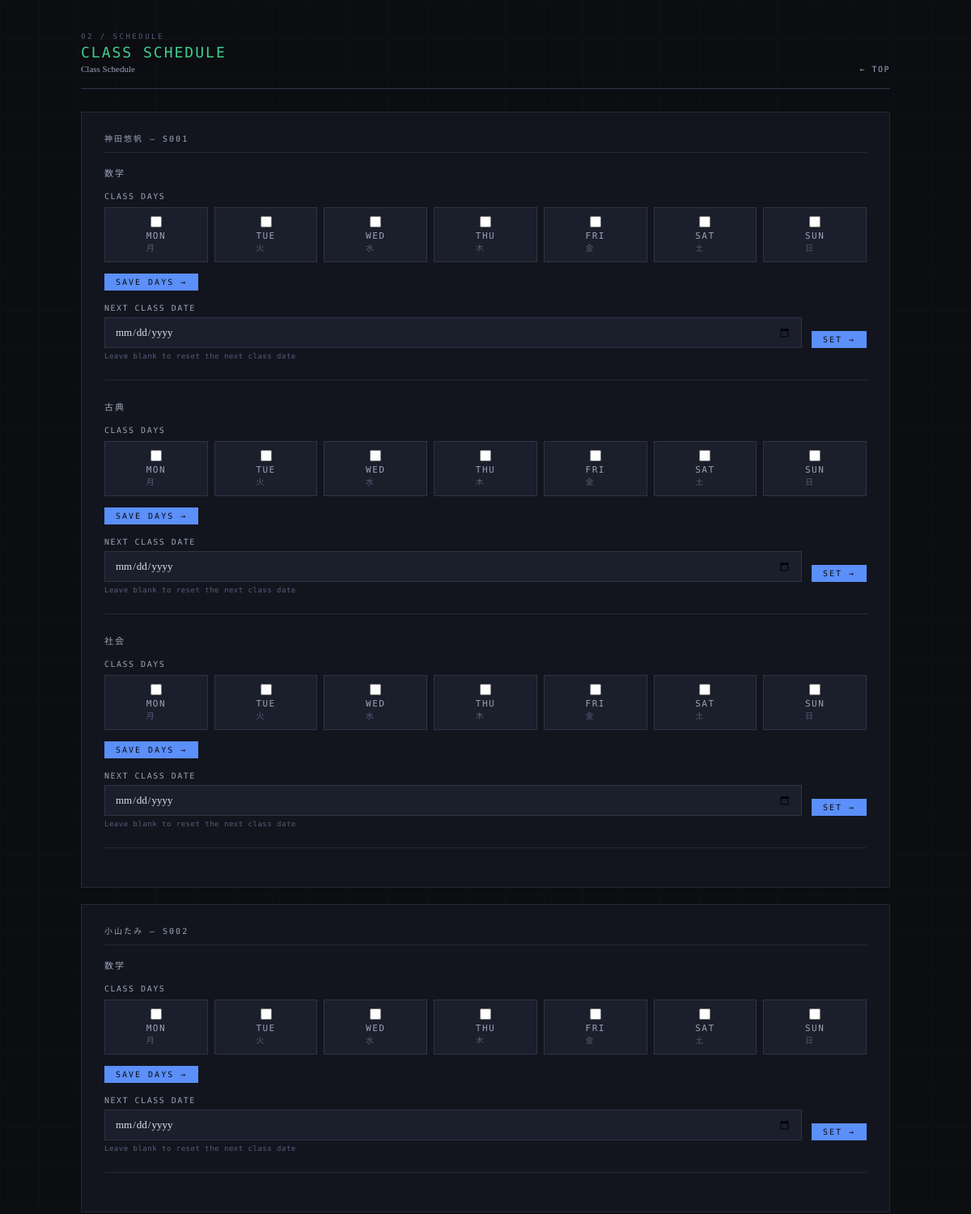
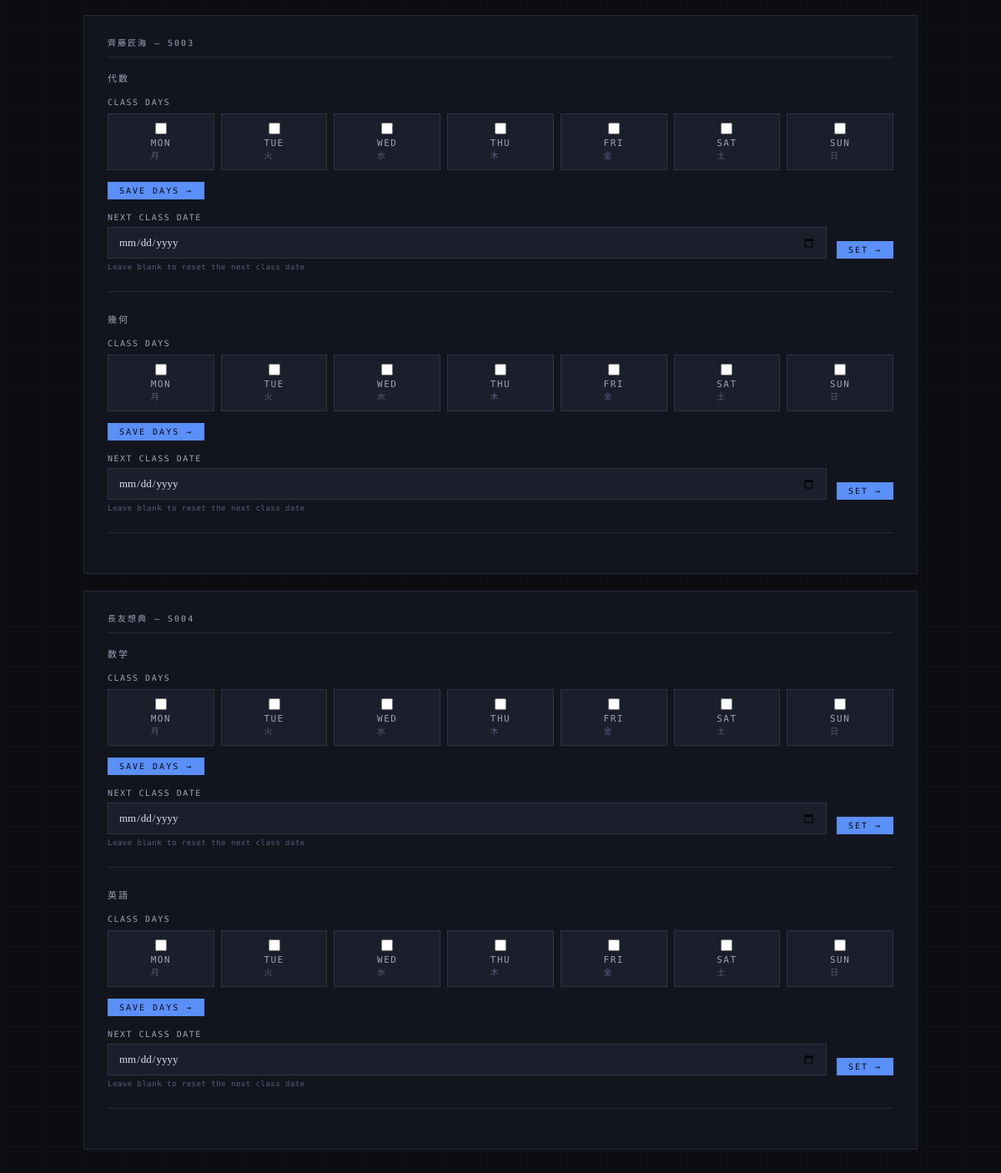
The page /class_schedule on the database as committed earlier (2 pictures, top to bottom).
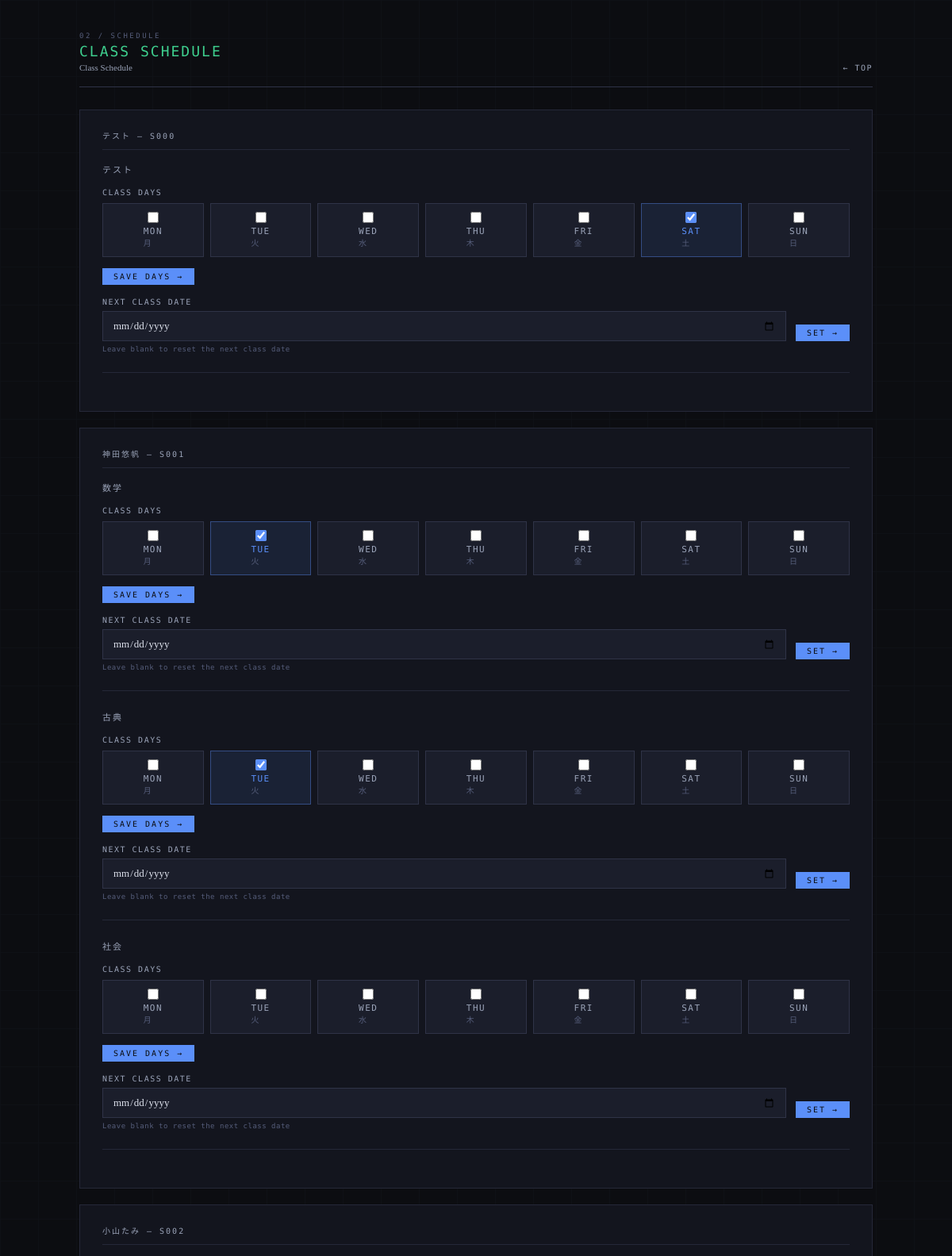
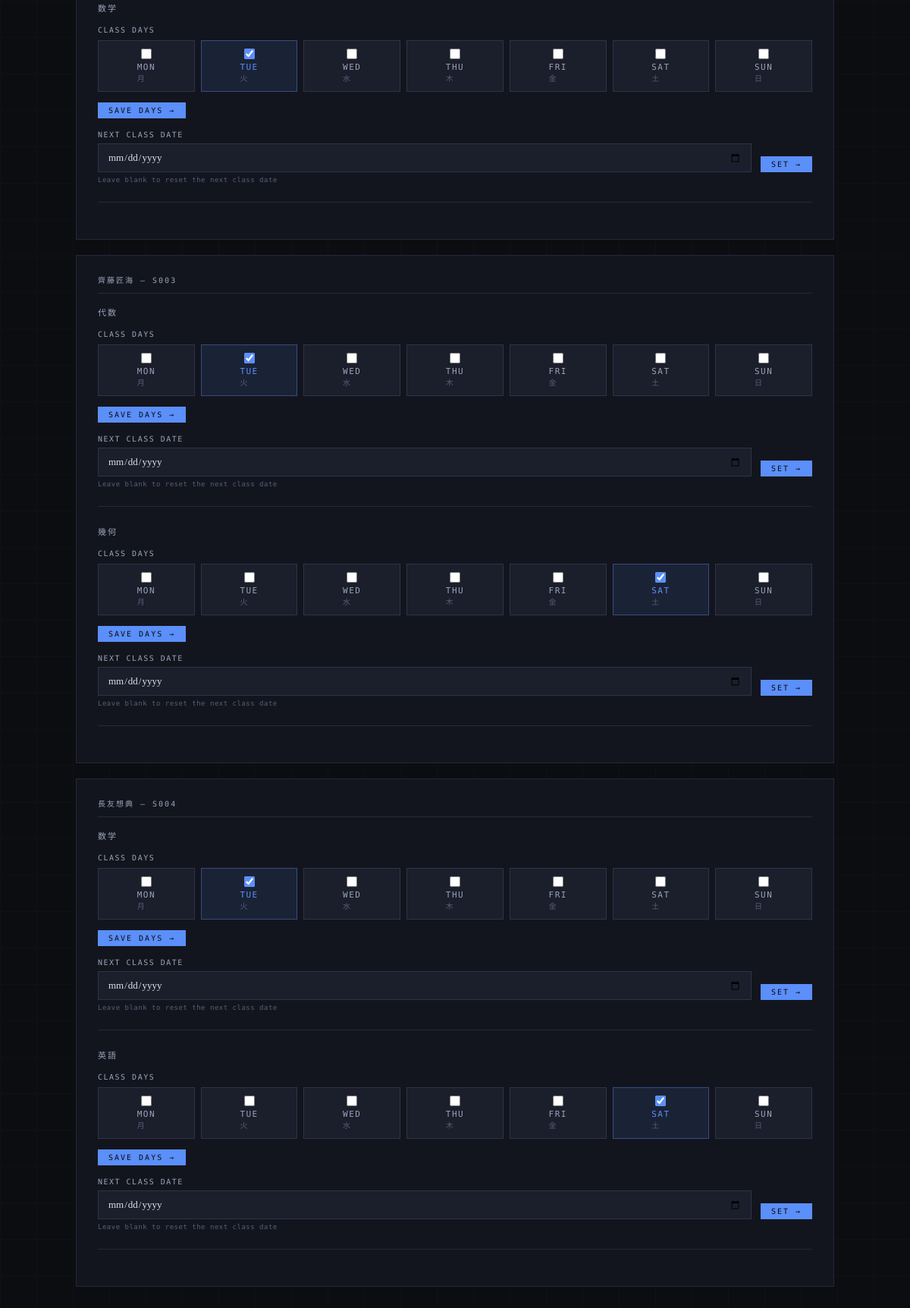
The same page on the database as committed later (2 pictures, top to bottom).
### tables this page shows
CREATE TABLE students (
            student_id TEXT PRIMARY KEY,
            name TEXT NOT NULL,
            subjects TEXT NOT NULL
        , plan_mode TEXT DEFAULT 'all');

### app.py (the view)
@app.route("/class_schedule", methods=["GET", "POST"])
def class_schedule():
    conn = get_connection()
    c = conn.cursor()
    c.execute("SELECT * FROM students ORDER BY student_id")
    students = c.fetchall()
    schedule_map = {}
    c.execute("SELECT student_id, subject, dow FROM class_schedule_base")
    for row in c.fetchall():
        sid  = row["student_id"]
        subj = row["subject"]
        dow  = row["dow"]
        if sid  not in schedule_map: schedule_map[sid]  = {}
        if subj not in schedule_map[sid]: schedule_map[sid][subj] = {}
        schedule_map[sid][subj][dow] = True
    next_class_map = {}
    c.execute("SELECT student_id, subject, next_class_date FROM class_schedule_override")
    for row in c.fetchall():
        sid  = row["student_id"]
        subj = row["subject"]
        if sid not in next_class_map: next_class_map[sid] = {}
        next_class_map[sid][subj] = row["next_class_date"] or ""
    conn.close()
    return render_template("class_schedule.html",
                           students=students,
                           schedule_map=schedule_map,
                           next_class_map=next_class_map)

### app.py (called while the page is built)
@app.before_request
def require_login():
    password = os.environ.get('APP_PASSWORD', '')
    if not password:
        return
    if request.endpoint in ('login', 'logout', 'static', 'api_tool'):
        return
    if not session.get('logged_in'):
        return redirect(url_for('login'))

### database.py (called while the page is built)
def get_connection():
    conn = sqlite3.connect(DB_PATH)
    conn.row_factory = sqlite3.Row
    return conn

### templates/class_schedule.html (shortened to what this page needs)
<!DOCTYPE html>
<html lang="ja">
<head>
</head>
<body>
<div class="container">
  <div class="page-header fade-in">
    <div>
      <div class="page-label">02 / Schedule</div>
      <div class="page-title" style="color:var(--green);">Class Schedule</div>
      <div class="page-title-ja">Class Schedule</div>
    </div>
    <a class="page-header-back" href="/">TOP</a>
  </div>
  {% for student in students %}
  <div class="card fade-in">
    <div class="card-title">{{ student.name }} — {{ student.student_id }}</div>
    {% for subject in student.subjects.split(',') %}
    {% set subj = subject.strip() %}
    <div style="margin-bottom:24px;padding-bottom:24px;border-bottom:1px solid var(--border);">
      <div style="font-family:'DM Mono',monospace;font-size:11px;letter-spacing:2px;
        text-transform:uppercase;color:var(--text-muted);margin-bottom:14px;">
        {{ subj }}
      </div>
      <form method="POST" action="/class_schedule/set">
        <label>Class Days</label>
        <div class="dow-grid">
          {% for i in range(7) %}
          {% set dv = ['mon','tue','wed','thu','fri','sat','sun'][i] %}
          {% set de = ['Mon','Tue','Wed','Thu','Fri','Sat','Sun'][i] %}
          {% set dj = ['月','火','水','木','金','土','日'][i] %}
          <label class="dow-btn" style="margin:0;">
            <input type="checkbox" name="dows" value="{{ dv }}"
              {% if schedule_map.get(student.student_id, {}).get(subj, {}).get(dv) %}checked{% endif %}>
            <span>{{ de }}<br><span style="font-size:10px;color:var(--text-dim);">{{ dj }}</span></span>
          </label>
          {% endfor %}
        </div>
        <div style="margin-top:14px;">
          <button type="submit" class="btn btn-primary btn-sm">Save Days →</button>
        </div>
      </form>
      <form method="POST" action="/class_schedule/next" style="margin-top:16px;">
        <label>Next Class Date</label>
        <div style="display:flex;gap:12px;align-items:flex-end;">
          <div style="flex:1;">
            <input type="date" name="next_class_date"
              value="{{ next_class_map.get(student.student_id, {}).get(subj, '') }}">
          </div>
          <button type="submit" class="btn btn-primary btn-sm" style="white-space:nowrap;">
            Set →
          </button>
        </div>
        <p class="hint">Leave blank to reset the next class date</p>
      </form>
    </div>
    {% endfor %}
  </div>
  {% endfor %}
</div>
</body>
</html>

Rows that differ between the two databases and show on the page:
added students: name "テスト", student_id "S000", subjects "テスト", de "MON" "TUE" "WED" "THU" "FRI" "SAT" "SUN", dj "月" "火" "水" "木" "金" "土" "日", subjects "☑"
computed for students "神田悠帆": student_id "☐" → "☑"
computed for students "数学": subjects "☐" → "☑"
computed for students "齊藤匠海": student_id "☐" → "☑"
computed for students "長友想典": student_id "☐" → "☑"
